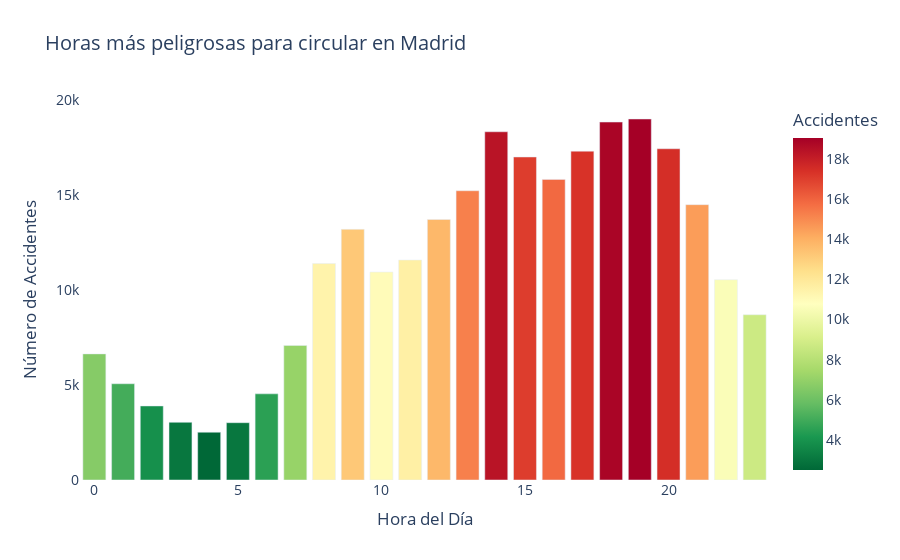

Notebook code for this chart:
### Code cell
accidentes_por_hora = df['hora_reducida'].value_counts().reset_index()
accidentes_por_hora.columns = ['hora', 'n_accidentes']
accidentes_por_hora = accidentes_por_hora.sort_values('hora')

fig = px.bar(accidentes_por_hora, x='hora', y='n_accidentes', 
             color='n_accidentes', 
             color_continuous_scale='RdYlGn_r', 
             title='Horas más peligrosas para circular en Madrid')

fig.update_layout(
    xaxis_title='Hora del Día',
    yaxis_title='Número de Accidentes',
    font=dict(size=14),
    plot_bgcolor='white',
    coloraxis_colorbar=dict(title='Accidentes')
)
fig.show()

### Figure 1 — Plotly figure (JSON) as saved in the notebook; plotly's stock layout.template omitted (floating-point values rounded to 4 significant figures)
{"data": [{"alignmentgroup": "True", "hovertemplate": "hora=%{x}<br>n_accidentes=%{marker.color}<extra></extra>", "legendgroup": "", "marker": {"color": [6647, 5073, 3902, 3039, 2518, 3020, 4541, 7090, 11407, 13212, 10959, 11594, 13731, 15245, 18353, 17024, 15844, 17331, 18865, 19026, 17458, 14511, 10557, 8710], "coloraxis": "coloraxis", "pattern": {"shape": ""}}, "name": "", "offsetgroup": "", "orientation": "v", "showlegend": false, "textposition": "auto", "type": "bar", "x": [0, 1, 2, 3, 4, 5, 6, 7, 8, 9, 10, 11, 12, 13, 14, 15, 16, 17, 18, 19, 20, 21, 22, 23], "xaxis": "x", "y": [6647, 5073, 3902, 3039, 2518, 3020, 4541, 7090, 11407, 13212, 10959, 11594, 13731, 15245, 18353, 17024, 15844, 17331, 18865, 19026, 17458, 14511, 10557, 8710], "yaxis": "y"}], "layout": {"barmode": "relative", "coloraxis": {"colorbar": {"title": {"text": "Accidentes"}}, "colorscale": [[0, "rgb(0,104,55)"], [0.1, "rgb(26,152,80)"], [0.2, "rgb(102,189,99)"], [0.3, "rgb(166,217,106)"], [0.4, "rgb(217,239,139)"], [0.5, "rgb(255,255,191)"], [0.6, "rgb(254,224,139)"], [0.7, "rgb(253,174,97)"], [0.8, "rgb(244,109,67)"], [0.9, "rgb(215,48,39)"], [1, "rgb(165,0,38)"]]}, "font": {"size": 14}, "legend": {"tracegroupgap": 0}, "plot_bgcolor": "white", "title": {"text": "Horas más peligrosas para circular en Madrid"}, "xaxis": {"anchor": "y", "domain": [0, 1], "title": {"text": "Hora del Día"}}, "yaxis": {"anchor": "x", "domain": [0, 1], "title": {"text": "Número de Accidentes"}}}}
